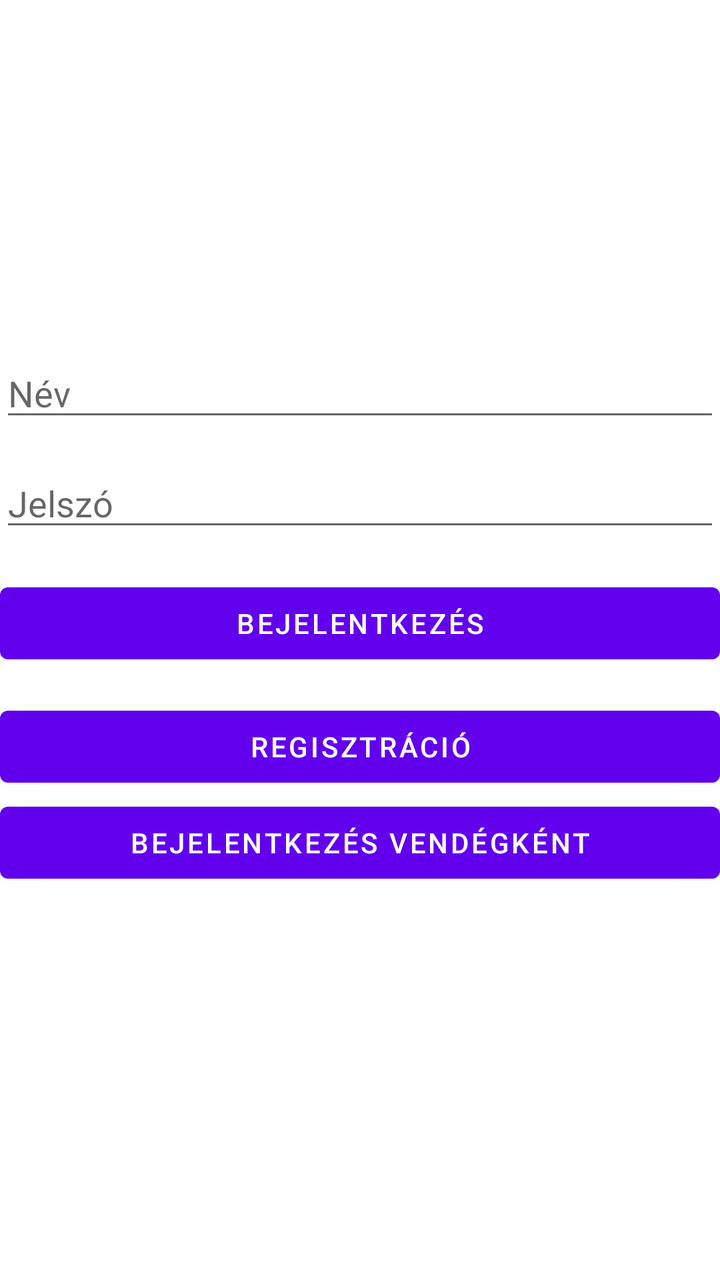
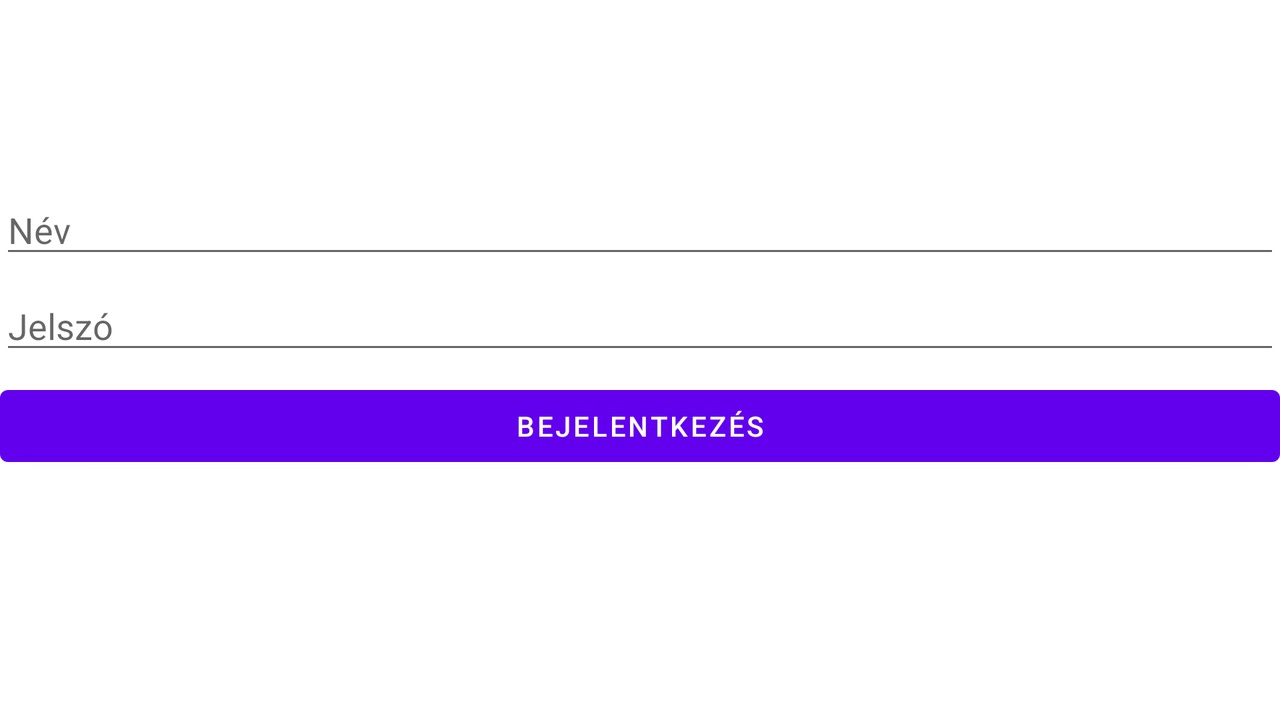

First picture: res/layout/ on a phone held upright. Second picture: the repository's own variant of that layout, on a device whose configuration matches the variant's folder. Source for both follows.
<!-- AndroidManifest.xml: application theme Theme.VizoraProjekt -->
<!-- res/layout/activity_main.xml -->
<?xml version="1.0" encoding="utf-8"?>
<androidx.constraintlayout.widget.ConstraintLayout xmlns:android="http://schemas.android.com/apk/res/android"
    xmlns:app="http://schemas.android.com/apk/res-auto"
    xmlns:tools="http://schemas.android.com/tools"
    android:id="@+id/loginButton"
    android:layout_width="match_parent"
    android:layout_height="match_parent"
    tools:context=".MainActivity">

    <EditText
        android:id="@+id/editTextUserName"
        android:layout_width="match_parent"
        android:layout_height="wrap_content"
        android:ems="10"
        android:hint="@string/name"
        android:inputType="text"
        app:layout_constraintBottom_toBottomOf="parent"
        app:layout_constraintTop_toTopOf="parent"
        app:layout_constraintVertical_bias="0.291"
        tools:ignore="TouchTargetSizeCheck,TouchTargetSizeCheck,TouchTargetSizeCheck,TouchTargetSizeCheck"
        tools:layout_editor_absoluteX="0dp" />

    <EditText
        android:id="@+id/editTextPassword"
        android:layout_width="match_parent"
        android:layout_height="wrap_content"
        android:ems="10"
        android:hint="@string/password"
        android:inputType="textPassword"
        app:layout_constraintBottom_toBottomOf="parent"
        app:layout_constraintTop_toBottomOf="@+id/editTextUserName"
        app:layout_constraintVertical_bias="0.036"
        tools:ignore="TouchTargetSizeCheck,TouchTargetSizeCheck,TouchTargetSizeCheck"
        tools:layout_editor_absoluteX="0dp" />

    <Button
        android:id="@+id/button"
        android:layout_width="0dp"
        android:layout_height="wrap_content"
        android:text="Bejelentkezés"
        android:onClick="login"
        app:layout_constraintBottom_toBottomOf="parent"
        app:layout_constraintEnd_toEndOf="parent"
        app:layout_constraintHorizontal_bias="0.0"
        app:layout_constraintStart_toStartOf="parent"
        app:layout_constraintTop_toBottomOf="@+id/editTextPassword"
        app:layout_constraintVertical_bias="0.053" />

    <Button
        android:id="@+id/registerButton"
        android:layout_width="0dp"
        android:layout_height="wrap_content"
        android:text="@string/registration"
        android:onClick="register"
        app:layout_constraintBottom_toBottomOf="parent"
        app:layout_constraintEnd_toEndOf="parent"
        app:layout_constraintHorizontal_bias="0.0"
        app:layout_constraintStart_toStartOf="parent"
        app:layout_constraintTop_toBottomOf="@+id/button"
        app:layout_constraintVertical_bias="0.053" />

    <Button
        android:id="@+id/guestLoginButton"
        android:layout_width="0dp"
        android:layout_height="wrap_content"
        android:onClick="loginAsGuest"
        android:text="Bejelentkezés vendégként"
        app:layout_constraintBottom_toBottomOf="parent"
        app:layout_constraintEnd_toEndOf="parent"
        app:layout_constraintHorizontal_bias="0.0"
        app:layout_constraintStart_toStartOf="parent"
        app:layout_constraintTop_toBottomOf="@+id/registerButton"
        app:layout_constraintVertical_bias="0.0"
        tools:ignore="OnClick" />

</androidx.constraintlayout.widget.ConstraintLayout>
<!-- resources referenced by this layout -->
<resources>
  <string name="name">Név</string>
  <string name="password">Jelszó</string>
  <string name="registration">Regisztráció</string>
  <style name="Theme.VizoraProjekt" parent="Theme.MaterialComponents.DayNight.DarkActionBar">
          
          <item name="colorPrimary">@color/purple_500</item>
          <item name="colorPrimaryVariant">@color/purple_700</item>
          <item name="colorOnPrimary">@color/white</item>
          
          <item name="colorSecondary">@color/teal_200</item>
          <item name="colorSecondaryVariant">@color/teal_700</item>
          <item name="colorOnSecondary">@color/black</item>
          
          <item name="android:statusBarColor" tools:targetApi="l">?attr/colorPrimaryVariant</item>
          
      </style>
</resources>
<!-- res/layout-land/activity_main.xml (the repository's variant of the layout above) -->
<!-- drawn on the phone turned sideways -->
<?xml version="1.0" encoding="utf-8"?>
<androidx.constraintlayout.widget.ConstraintLayout xmlns:android="http://schemas.android.com/apk/res/android"
    xmlns:app="http://schemas.android.com/apk/res-auto"
    xmlns:tools="http://schemas.android.com/tools"
    android:id="@+id/loginButton"
    android:layout_width="match_parent"
    android:layout_height="match_parent"
    tools:context=".MainActivity">

    <EditText
        android:id="@+id/editTextUserName"
        android:layout_width="match_parent"
        android:layout_height="wrap_content"
        android:ems="10"
        android:hint="@string/name"
        android:inputType="text"
        app:layout_constraintBottom_toBottomOf="parent"
        app:layout_constraintTop_toTopOf="parent"
        app:layout_constraintVertical_bias="0.291"
        tools:layout_editor_absoluteX="0dp" />

    <EditText
        android:id="@+id/editTextPassword"
        android:layout_width="match_parent"
        android:layout_height="wrap_content"
        android:ems="10"
        android:hint="@string/password"
        android:inputType="textPassword"
        app:layout_constraintBottom_toBottomOf="parent"
        app:layout_constraintTop_toBottomOf="@+id/editTextUserName"
        app:layout_constraintVertical_bias="0.036"
        tools:ignore="TouchTargetSizeCheck,TouchTargetSizeCheck,TouchTargetSizeCheck"
        tools:layout_editor_absoluteX="0dp" />

    <Button
        android:id="@+id/button"
        android:layout_width="0dp"
        android:layout_height="wrap_content"
        android:text="@string/login"
        android:onClick="login"
        app:layout_constraintBottom_toBottomOf="parent"
        app:layout_constraintEnd_toEndOf="parent"
        app:layout_constraintHorizontal_bias="0.0"
        app:layout_constraintStart_toStartOf="parent"
        app:layout_constraintTop_toBottomOf="@+id/editTextPassword"
        app:layout_constraintVertical_bias="0.053" />
</androidx.constraintlayout.widget.ConstraintLayout>
<!-- resources referenced by the variant -->
<!-- as the phone turned sideways resolves them -->
<resources>
  <string name="login">Bejelentkezés</string>
  <string name="name">Név</string>
  <string name="password">Jelszó</string>
  <style name="Theme.VizoraProjekt" parent="Theme.MaterialComponents.DayNight.DarkActionBar">
          
          <item name="colorPrimary">@color/purple_500</item>
          <item name="colorPrimaryVariant">@color/purple_700</item>
          <item name="colorOnPrimary">@color/white</item>
          
          <item name="colorSecondary">@color/teal_200</item>
          <item name="colorSecondaryVariant">@color/teal_700</item>
          <item name="colorOnSecondary">@color/black</item>
          
          <item name="android:statusBarColor" tools:targetApi="l">?attr/colorPrimaryVariant</item>
          
      </style>
</resources>
